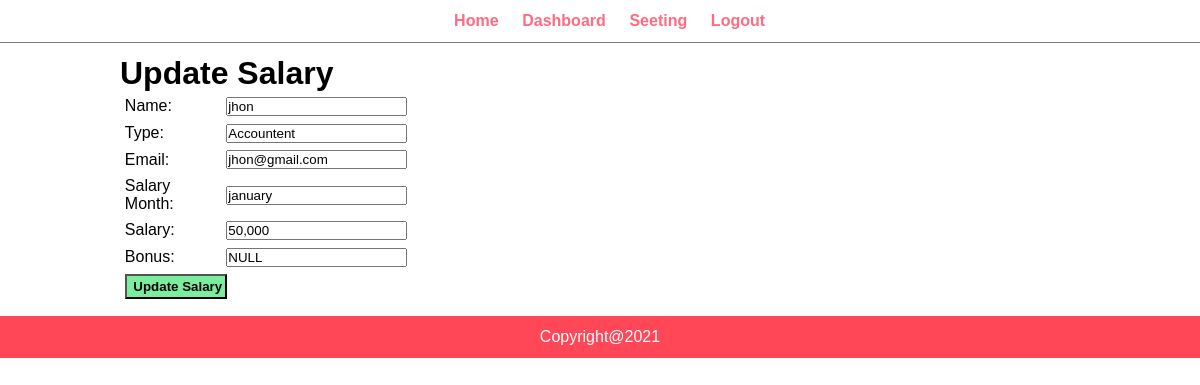
The app's page /accountent/salary-update.php?id=1 with its own data.
### tables this page shows
CREATE TABLE `emp_salary` (
  `id` int(10) UNSIGNED NOT NULL,
  `name` varchar(20) NOT NULL,
  `type` varchar(20) NOT NULL,
  `email` varchar(100) NOT NULL,
  `salary_month` varchar(20) NOT NULL,
  `salary` varchar(100) NOT NULL,
  `bonus` varchar(100) DEFAULT NULL
);

### accountent/salary-update.php (the view, shortened to what this page needs)
<?php include('menu.php'); ?>
<div class="main-contant">
    <div class="wrapper">
        <h1>Update Salary</h1>
        <?php
            $id = $_GET['id'];
            $sql = "SELECT * FROM emp_salary WHERE id=$id";
            $res = mysqli_query($conn, $sql);
            if($res==true)
            {
                $count = mysqli_num_rows($res);
                if($count==1)
                {
                    $rows = mysqli_fetch_assoc($res);
                    $name = $rows['name'];
		            $type = $rows['type'];
	                $email  = $rows['email'];
	            	$salary_month = $rows['salary_month'];
                	$salary = $rows['salary'];
	            	$bonus = $rows['bonus'];
                }
                else
                {
                    header('location: ../accountent/salary-managment.php');
                }
            }
        ?>
        <form action="../controller/updateSalaryCheck.php" method="post">
            <table class="tbl-30">
            <tr>
                    <td>Name: </td>
                    <td> <input type="text" name="name" id="" value="<?php echo  $name; ?>"></td>
                </tr>
                <tr>
                    <td>Type: </td>
                    <td> <input type="text" name="type" value="<?php echo  $type; ?>"></td>
                </tr>
                <tr>
                    <td>Email: </td>
                    <td> <input type="email" name="email" value="<?php echo  $email; ?>"></td>
                </tr>
                <tr>
                    <td>Salary Month: </td>
                    <td> <input type="text" name="month" value="<?php echo  $salary_month; ?>"></td>
                </tr>
                <tr>
                    <td>Salary: </td>
                    <td> <input type="text" name="salary" value="<?php echo  $salary; ?>"></td>
                </tr>
                <tr>
                    <td>Bonus: </td>
                    <td> <input type="text" name="bonus" value="<?php echo  $bonus; ?>"></td>
                </tr>
                <tr>
                    <td colspan="2">
                        <input type="submit" name="submit" value=" Update Salary" class="btn-secondary">
                    </td>
                </tr>
            </table>
        </form>
    </div>
</div>
<?php include('footer.php'); ?>

### css/seller.css (style rules this page uses)
* { margin: 0; padding: 0; font-family: Arial, Helvetica, sans-serif; }
.wrapper { border: 1px; padding: 1%; width: 80%; margin: 0 auto; }
.tbl-30 { width: 30%; }
table tr td { padding: 1%; }
.btn-secondary { background-color: #7bed9f; padding: 1%; color: black; text-decoration: none; font-weight: bold; }

### records on screen
emp_salary: name "jhon", type "Accountent", email "jhon@gmail.com", month "january", salary "50,000", bonus "NULL"
